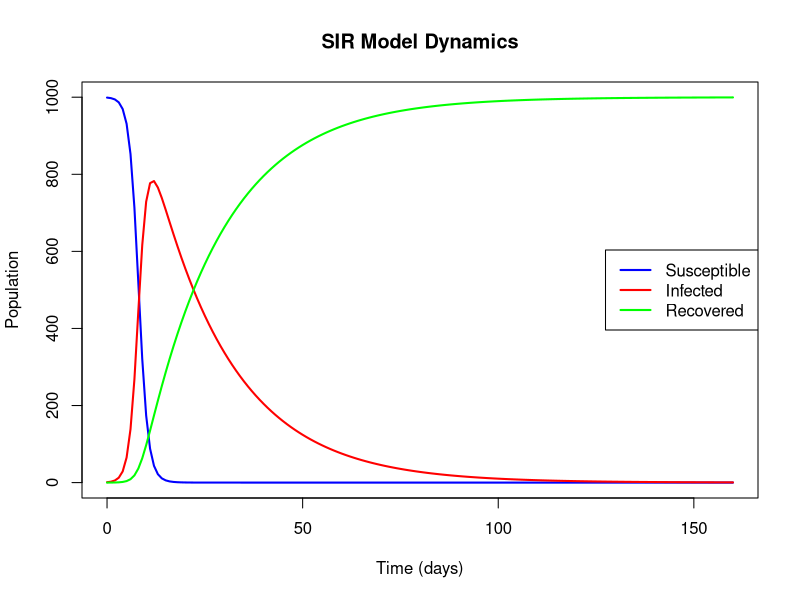

Generate this figure with R:
## ---- chunk 1
library(deSolve)
## ---- chunk 2
sir_model <- function(time, state, parameter){
  with(as.list(c(state, parameter)), {
    dS <- -beta * S * I/N # rate of change for sus
    dI <- beta * S * I/N - gamma * I #rocinfected
    dR <- gamma * I
    
    list(c(dS, dI, dR))
  })
}
## ---- chunk 3
N <- 1000 #total pop
init <- c(S = 999, I = 1, R = 0) # initial state
parameters <- c(beta = 0.9, gamma = 0.05) # transmission rates
time <- seq(0, 160, by = 1) # time in days
## ---- chunk 4
output <- ode(y = init, times = time, func = sir_model, parms = parameters)
## ---- chunk 5
output <- as.data.frame(output)

matplot(output$time, output[,2:4], type = "l", lty = 1, lwd = 2,
        col = c("blue", "red", "green"), xlab = "Time (days)", ylab = "Population",
        main = "SIR Model Dynamics")
legend("right", legend = c("Susceptible", "Infected", "Recovered"),
       col = c("blue", "red", "green"), lty = 1, lwd = 2)
